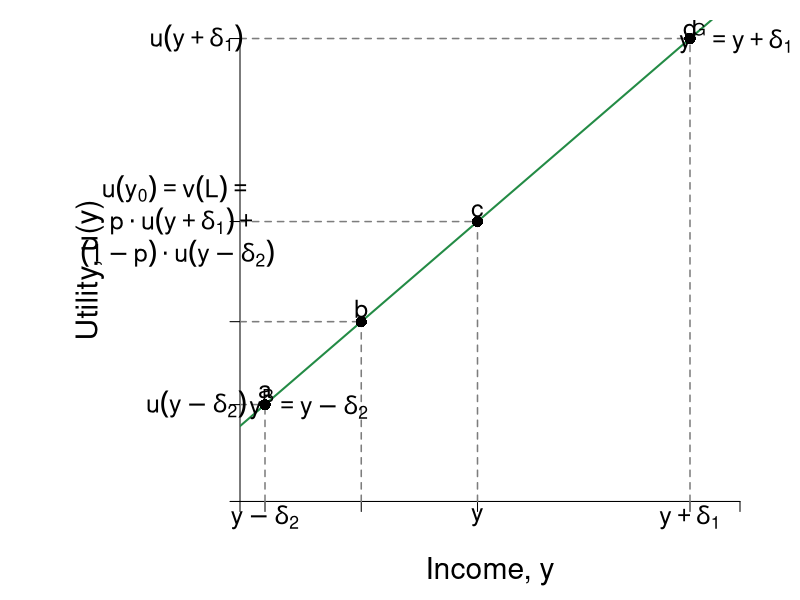

This chart was generated by the following R code:
#Graph Designer(s): Simon Halliday & Riley Boeth '17 & Scott Cohn
#Authors: Bowles, Foley and Halliday
#Title: Coordination, Conflict and Competition: A Text in Microeconomics

library(shape)
pdf(file = "risk/risk_neutral_u_positive.pdf", width = 10, height = 8)

# Set parameters for graphics
axislabelsize <- 1.8
labelsize <- 1.5
namesize <- 1.8
annotatesize <- 1.5
graphlinewidth <- 2
segmentlinewidth <- 1.5

COL <- c("#7fc97f", "#beaed4", "#fdc086", "#ffff99", "#386cb0", "#f0027f", "#bf5b17", "#666666")
COLA <- c("#e0f3db", "#99d8c9","#66c2a4","#41ae76", "#238b45", "#005824")
COLB <- c("#c6dbef", "#4eb3d3", "#2b8cbe", "#0868ac","#084081")
COLC <- c("#fcfbfd", "#efedf5", "#dadaeb", "#bcbddc", "#9e9ac8", "#807dba", "#6a51a3", "#54278f", "#3f007d")
grays <- gray.colors(25, start = 1, end = 0)

#Edited the margins to cater for the larger LHS labels
par(mar =  c(4, 12, 1, 3))

#Linear utility of wealth equation

LinearU <- function(x,y) {
  x + 7
}


#Add limits on axes and levels of utility for each indifference curve
ylims <- c(0, 43)
xlims <- c(0, 40)

npts <- 501 
x <- seq(xlims[1], xlims[2], length.out = npts)
y <- seq(ylims[1], ylims[2], length.out = npts) 

plot(0, 0, xlim = xlims, ylim = ylims, type = "n",
     xlab = expression(paste("")),
     ylab = expression(paste("")), 
     xaxt = "n", 
     yaxt = "n", 
     cex.lab = axislabelsize, 
     bty = "n", 
     xaxs="i"#, 
     #yaxs="i"
)

#x and y limits with plain axes without ticks/numbers to match previous graph

ticksx <- c(0, 2, 9.7, 19, 36, xlims[2])
xlabels <- c(NA, NA, NA, NA, NA)
ticksy <- c(0, 9, 16.7, 26, ylims[2])
ylabels <- c(NA, NA, NA, NA, NA)

axis(1,at = ticksx,  pos = 0, labels = FALSE)
axis(2,at = ticksy,  pos = 0, labels = FALSE, las = 1)

npts <- 500 
xx1 <- seq(xlims[1], xlims[2], length.out = npts)
xx2 <- seq(0, xlims[2], length.out = npts)
xx3 <- seq(xlims[1], 0, length.out = npts)
xx4 <- seq(-11, 0, length.out = npts)

#Axis labels and draw linear utility function
mtext(expression(paste("Income, y")), side = 1, line = 2.5, cex = axislabelsize)
text(-12, 0.5*ylims[2], expression(paste("Utility, u(y)")), xpd = TRUE, cex = axislabelsize, srt = 90) 

lines(xx1, LinearU(xx1, y), col = COLA[5], lwd = graphlinewidth)

#Label 3 points on line

text(2, 10.2, expression(paste("a")), cex = labelsize)
segments(2, 0, 2, 9, lty = 2, col = grays[20], lwd = segmentlinewidth)
segments(0, 9, 2, 9, lty = 2, col = grays[20], lwd = segmentlinewidth)
points(2, 9, pch = 16, col = "black", cex = 1.5)

text(9.7, 17.9, expression(paste("b")), cex = labelsize)
segments(9.7, 0, 9.7, 16.7, lty = 2, col = grays[20], lwd = segmentlinewidth)
segments(0, 16.7, 9.7, 16.7, lty = 2, col = grays[20], lwd = segmentlinewidth)
points(9.7, 16.7, pch = 16, col = "black", cex = 1.5)

text(19, 27, expression(paste("c")), cex = labelsize)
segments(19, 0, 19, 26, lty = 2, col = grays[20], lwd = segmentlinewidth)
segments(0, 26, 19, 26, lty = 2, col = grays[20], lwd = segmentlinewidth)
points(19, 26, pch = 16, col = "black", cex = 1.5)

text(36, 44, expression(paste("d")), cex = labelsize)
segments(36, 0, 36, 43, lty = 2, col = grays[20], lwd = segmentlinewidth)
segments(0, 43, 36, 43, lty = 2, col = grays[20], lwd = segmentlinewidth)
points(36, 43, pch = 16, col = "black", cex = 1.5)
#Label y-sub,x-sub,etc. on axes

text(36, -1.5, expression(paste(y +  delta[1])), xpd = TRUE, cex = labelsize)
text(19, -1.5, expression(paste(y)),  xpd = TRUE,  cex = labelsize)
text(2, -1.5, expression(paste(y - delta[2])),  xpd = TRUE,  cex = labelsize)


text(-3.5, 43, expression(paste(u(y + delta[1]))), xpd = TRUE, cex = labelsize)

text(-5, 29, expression(paste(u(y[0]) == v(L), phantom() == phantom())),  xpd = TRUE, cex = labelsize)
text(-4.5, 26, expression(paste(p%.%u(y + delta[1]) + phantom())),  xpd = TRUE, cex = labelsize)
text(-5, 23, expression(paste((1 - p)%.%u(y - delta[2]))),  xpd = TRUE, cex = labelsize)

text(-3.5, 9, expression(paste(u(y - delta[2]))),  xpd = TRUE,  cex = labelsize)

#Labels
text(5.5, 9, expression(paste(y^B == y - delta[2 ])),  xpd = TRUE,  cex = labelsize)
text(39.7, 43, expression(paste(y^G == y + delta[1])),  xpd = TRUE,  cex = labelsize)



dev.off()
